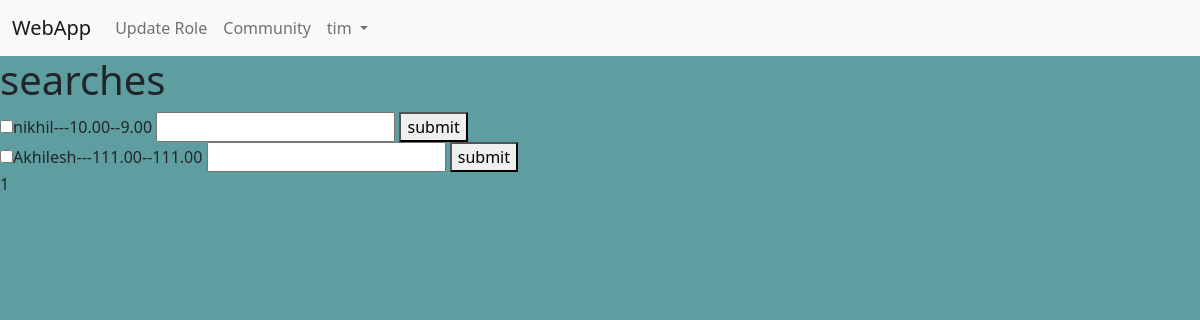
The app's page /donators/ (signed in) with its own data.
### pictures/models.py (models this page shows, shortened)
class Person(models.Model):
    name =models.CharField(max_length=50)
    user= models.OneToOneField(User, on_delete = models.CASCADE, primary_key = True)
    category=models.CharField(max_length=50,null=True)
    lat=models.DecimalField(max_digits = 5,decimal_places = 2,null=True)
    lng=models.DecimalField(max_digits = 5,decimal_places = 2,null=True)

### pictures/views.py (the view, shortened to what this page needs)
# urls.py: path('donators/',searchDonators),
def searchDonators(request):
    reciever=Person.objects.filter(category='Reciever')
    f=0
    for r in reciever:
        if r.user==request.user:
            f=1
    if f:
        donators=Person.objects.filter(category='Donator')
        return render(request,'search.html',{'donators':donators,'f':f})
    else:
        donators=Person.objects.filter(category='Reciever')
        return render(request,'search.html',{'donators':donators})

### templates/search.html (shortened to what this page needs)
{% extends 'base.html'%}
{%block content%}
<h1>searches</h1>
{%for d in donators%}
<form action="" method="post">
<input type="checkbox" name="a" value="{{d.user}}" >{{d.name}}---{{d.lat}}--{{d.lng}}
<input type="text" name="b" >
<button type="submit">submit</button><br>
</form>
{%endfor%}
<p>{{f}}</p><br>
{%endblock content%}

### templates/base.html (shortened to what this page needs)
<!DOCTYPE html>
{% load static %}
<html lang="en">
<head>
    <link href="https://cdn.jsdelivr.net/npm/bootstrap@5.2.2/dist/css/bootstrap.min.css" rel="stylesheet">
    <link rel="stylesheet" href="{% static 'styles/style.css'%}" >
</head>
<body>
    <nav class="navbar navbar-expand-lg bg-light">
        <div class="container-fluid">
          <a class="navbar-brand" href="/">WebApp</a>
          <div class="collapse navbar-collapse" id="navbarSupportedContent">
            <ul class="navbar-nav me-auto mb-2 mb-lg-0">
              <li class="nav-item">
                <a class="nav-link" href="/category/">Update Role</a>
              </li>
              <li class="nav-item">
                <a class="nav-link" href="/donators/">Community</a>
              </li>
              <li class="nav-item dropdown">
                <a class="nav-link dropdown-toggle" href="#" role="button" data-bs-toggle="dropdown" aria-expanded="false">
                    {%if request.user.is_authenticated%}
                    {{request.user.username}}
                    {%else%}
                    Sign In
                    {%endif%}
                </a>
              </li>
            </ul>
          </div>
        </div>
      </nav>
{%block content%}
{%endblock content%}
</body>
</html>

### static/styles/style.css (style rules this page uses)
body { background-color: cadetblue; }
html, body { height: 100%; margin: 0; padding: 0; }

### records on screen
Person: name "nikhil", lat "10.00", lng "9.00"
Person: name "Akhilesh", lat "111.00", lng "111.00"

### other values on screen
{{ request.user.username }} "tim"
{{ f }} "1"
